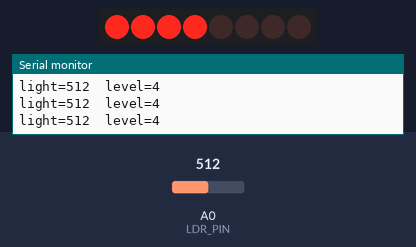
Simulated run of this sketch. Board: Arduino Uno, built with avr-gcc and run on an emulated ATmega328P. Shown: 8 shift-register outputs drawn as a row of LEDs (first output left, lit = HIGH), the last lines printed to the serial monitor. Wiring (inferred from the names in the program): shift register (74HC595): data pin 2; shift clock pin 3; latch pin 4. Wiring (inferred from the signals the program sends): row of LEDs: on Q0, Q1, Q2, Q3, Q4, Q5, Q6, Q7. The test bench sets the inputs (shaded band); at power-on: A0 (LDR_PIN) = 512.

Above: at 1.2 s.
1.3 s: A0 (LDR_PIN) set to 716
At 1.8 s:
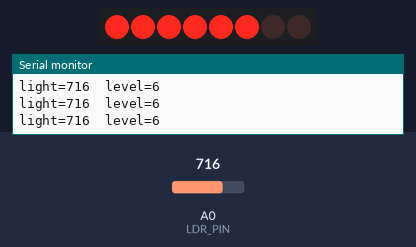
2.8 s: A0 (LDR_PIN) set to 900
At 4.0 s:
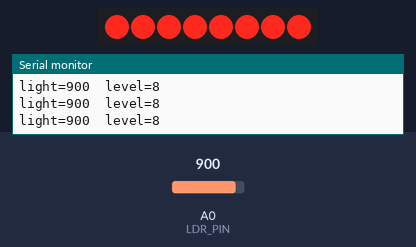
4.3 s: A0 (LDR_PIN) set to 306
At 5.3 s:
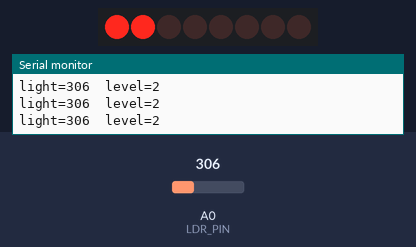
5.8 s: A0 (LDR_PIN) set to 122
At 6.5 s:
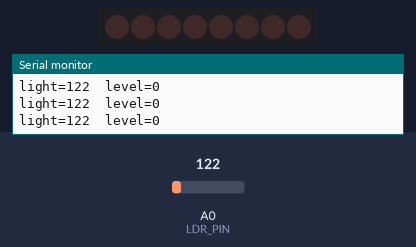
7.3 s: A0 (LDR_PIN) set to 511
At 7.6 s:
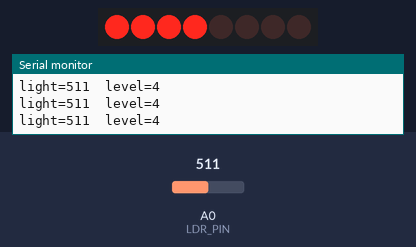
8.8 s: A0 (LDR_PIN) set to 0
At 9.9 s:
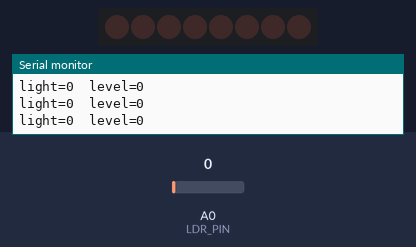
Timing chart, 0 to 11.3 s (numbered marks = the images above; inputs shaded):
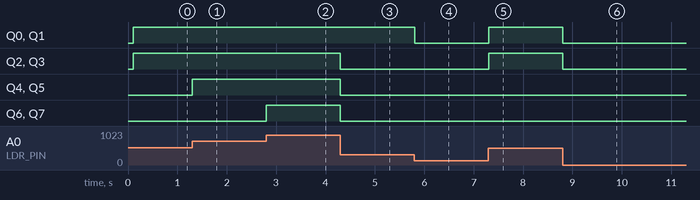

Measured:
- after the input at 1.3 s, Q4, Q5: LOW → HIGH at once
- after the input at 2.8 s, Q6, Q7: LOW → HIGH at once
- after the input at 4.3 s, Q2–7: HIGH → LOW at once
- after the input at 5.8 s, Q0, Q1: HIGH → LOW at once
- after the input at 7.3 s, Q0–3: LOW → HIGH at once
- after the input at 8.8 s, Q0–3: HIGH → LOW at once

The sketch:

led-meter.ino
```cpp
// 06 — LED Light Meter (74HC595)
// LDR sensor → 8-LED bar graph through a shift register.
// Teaches: shiftOut(), bit patterns, driving 8 outputs on 3 pins,
// non-blocking sensor sampling.

const uint8_t DATA_PIN  = 2;   // 74HC595 DS  (pin 14)
const uint8_t CLOCK_PIN = 3;   // 74HC595 SHCP (pin 11)
const uint8_t LATCH_PIN = 4;   // 74HC595 STCP (pin 12)
const uint8_t LDR_PIN   = A0;  // light sensor module analog out

const unsigned long SAMPLE_MS = 100;   // sensor refresh rate
const uint8_t SAMPLES = 8;             // averaging to kill jitter

// 595 outputs: bit0 = Q0 = leftmost LED.
void writeLeds(uint8_t pattern) {
  digitalWrite(LATCH_PIN, LOW);
  shiftOut(DATA_PIN, CLOCK_PIN, MSBFIRST, pattern);
  digitalWrite(LATCH_PIN, HIGH);
}

// level 0..8 → bar-graph pattern (1,3,7,15,…,255)
uint8_t barPattern(uint8_t level) {
  return level == 0 ? 0 : (uint8_t)((1 << level) - 1);
}

void setup() {
  pinMode(DATA_PIN, OUTPUT);
  pinMode(CLOCK_PIN, OUTPUT);
  pinMode(LATCH_PIN, OUTPUT);
  Serial.begin(9600);
  Serial.println("Light meter — cover/shine the LDR");
  writeLeds(0);
}

void loop() {
  static unsigned long lastSample = 0;
  if (millis() - lastSample < SAMPLE_MS) return;   // non-blocking rate limit
  lastSample = millis();

  long sum = 0;
  for (uint8_t i = 0; i < SAMPLES; i++) sum += analogRead(LDR_PIN);
  int light = sum / SAMPLES;                       // 0..1023

  // Map light → 0..8 LEDs. Adjust CAL_LOW/CAL_HIGH to your room if needed.
  const int CAL_LOW = 80, CAL_HIGH = 900;
  uint8_t level = constrain(map(light, CAL_LOW, CAL_HIGH, 0, 8), 0, 8);
  writeLeds(barPattern(level));

  Serial.print("light="); Serial.print(light);
  Serial.print("  level="); Serial.println(level);
}
```
